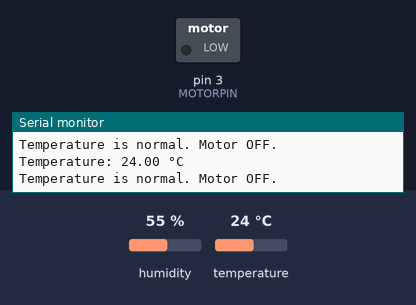
Bench run of a sketch on a simulated Arduino Uno, built with avr-gcc and run on an emulated ATmega328P. On the bench: switched loads named in the sketch (green lamp = pin HIGH), the last lines printed to the serial monitor. The test bench sets the inputs (shaded band); at power-on: temperature 24 °C, humidity 55 %.

Above: at 4.8 s.
4.9 s: temperature set to 31 °C
7.9 s: temperature set to 34 °C
At 8.9 s:
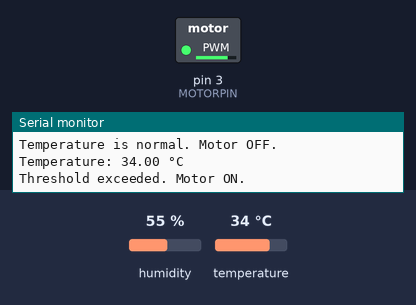
Timing chart, 0 to 10.9 s (numbered marks = the images above; inputs shaded):
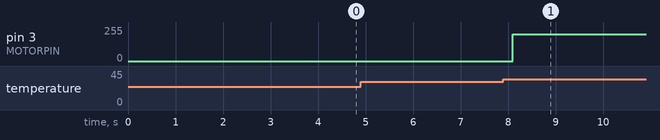

Measured:
- the behaviour switches between 32 and 33 °C on temperature (found by bisection; images 0 and 1)
- after the input at 7.9 s, pin 3 (MOTORPIN): 0/255 → 200/255 after 0.20 s

The sketch:

DHT__Solar_Panel.ino
```cpp
// Include the DHT sensor library
#include "DHT.h"

// Define the pins used
#define DHTPIN 2      // Pin connected to the DHT11 data pin
#define MOTORPIN 3    // PWM pin connected to the MOSFET Gate

// Define the sensor type
#define DHTTYPE DHT11

// Initialize the DHT sensor
DHT dht(DHTPIN, DHTTYPE);

// Set your temperature threshold in Celsius
const int TEMP_THRESHOLD = 32; // Motor turns on above 28°C

void setup() {
  // Start serial communication for debugging
  Serial.begin(9600);

  // Set the motor pin as an output
  pinMode(MOTORPIN, OUTPUT);

  // Start the DHT sensor
  dht.begin();

  // Ensure motor is off at start
  digitalWrite(MOTORPIN, LOW);
  Serial.println("System Initialized. Motor is OFF.");
}

void loop() {
  // Wait a couple of seconds between measurements
  delay(2000);

  // Read temperature from the sensor
  float t = dht.readTemperature(); // Read temperature in Celsius

  // Check if any reads failed and exit early to try again.
  if (isnan(t)) {
    Serial.println("Fan is currently on");
    return;
  }

  Serial.print("Temperature: ");
  Serial.print(t);
  Serial.println(" °C");

  // Control logic for the motor
  if (t > TEMP_THRESHOLD) {
    // Temperature is high, turn the motor on
    // Use analogWrite for speed control (0 = off, 255 = full speed)
    int motorSpeed = 200; // Set a speed (e.g., ~80% power)
    analogWrite(MOTORPIN, motorSpeed);
    Serial.println("Threshold exceeded. Motor ON.");
  } else {
    // Temperature is normal, turn the motor off
    analogWrite(MOTORPIN, 0); // Speed 0 = off
    Serial.println("Temperature is normal. Motor OFF.");
  }
}
```
